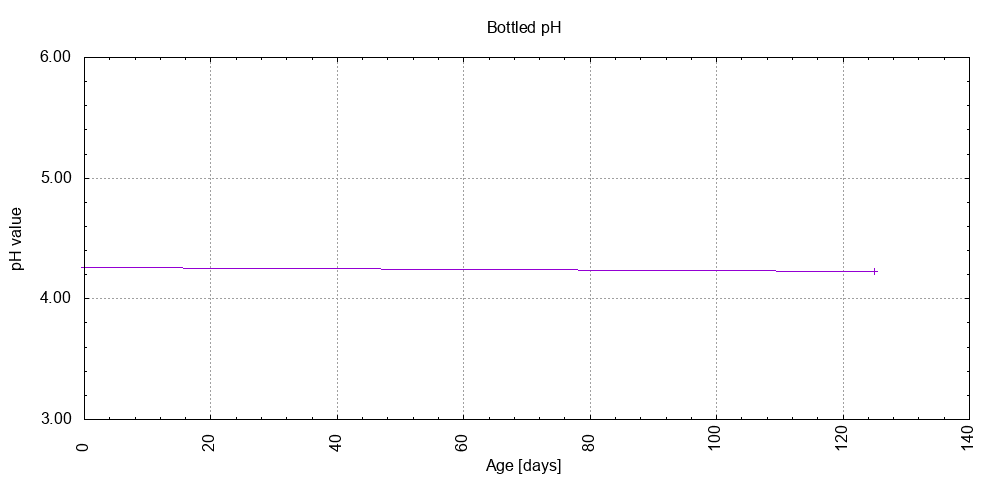

Generate this figure with gnuplot:
# setup graph
set term png size 1000,480
output_file = "bottled_ph.png"
set output output_file
set title "Bottled pH"
set style data linespoints
set nokey
# format Y-axis
set ylabel "pH value"
set format y "%.2f"
set yrange [3.00:6.00]
set grid y
set ytics 1
set mytics 5
# format X-axis
set xlabel "Age [days]"
set grid x
set mxtics 5
set xtics offset 0,-1.5 rotate by 90
set autoscale x
# plot the graph
plot "bottled_ph.data" using 1:2 with linespoints notitle
# set output back to default
set output
# reset terminal type
set terminal pop
